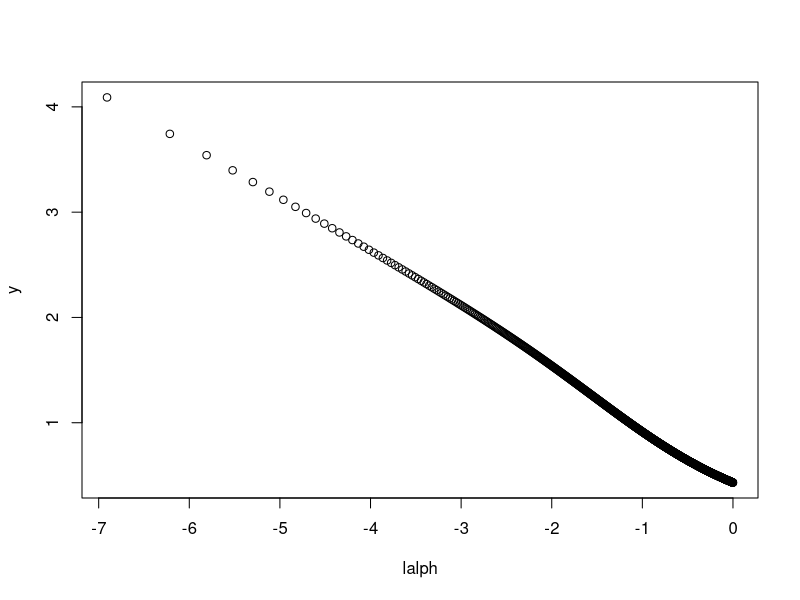

Recreate this plot in R. (Note: this script raises an error after producing the figure.)




k1 = 0.63576
k2 = 1.87320
k3 = 1.48695



softplus <- function(x){
  log(1 + exp(x))
}

sigmoid <- function(x){
  1/(1 + exp(-x))
}


alph <- 1:1000/1000
lalph <- log(alph)


# KL(q(z) || p(z))
klz <- function(x){
  -(k1 * sigmoid(k2 + k3*x) - 0.5 * softplus(-x) - k1)
}


y <- klz(lalph)
plot(y~lalph)
mlnj_net$fc1$compute_posterior_param()
mlnj_net$fc1$post_weight_mu
mlnj_net$fc1$post_weight_var


mlnj_net$fc1$get_log_dropout_rates()
mlnj_net$fc2$get_log_dropout_rates()
summary(as_array(mlnj_net$fc3$get_log_dropout_rates()$exp()))
summary(as_array(mlnj_net$fc2$get_log_dropout_rates()$exp()))
summary(as_array(mlnj_net$fc1$get_log_dropout_rates()$exp()))
